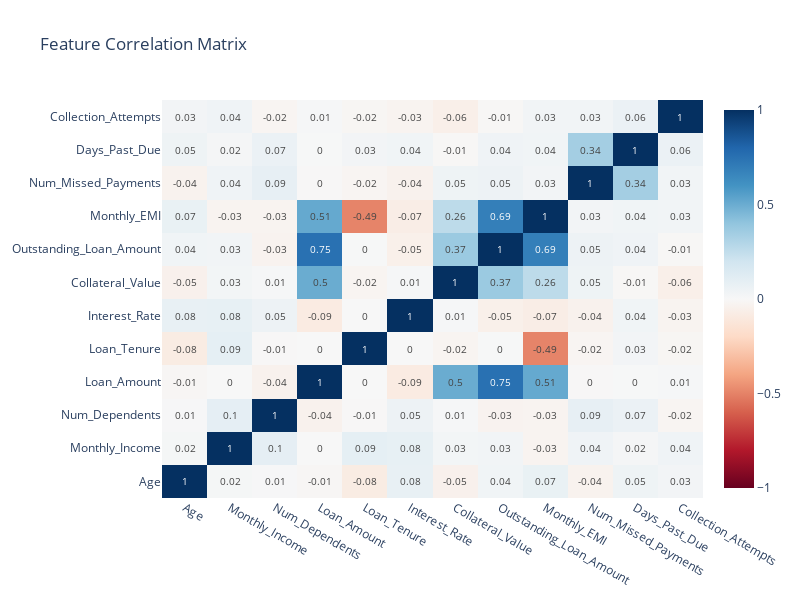

The code cell stored with this chart in its notebook:
### Code cell
import plotly.graph_objects as go
import plotly.express as px

# Add correlation heatmap using plotly
correlation_matrix = df.select_dtypes(include=[np.number]).corr()

fig = go.Figure(data=go.Heatmap(
    z=correlation_matrix,
    x=correlation_matrix.columns,
    y=correlation_matrix.columns,
    colorscale='RdBu',
    zmid=0,
    text=np.round(correlation_matrix.values, 2),
    texttemplate="%{text}",
    textfont={"size": 10},
    hoverongaps=False,
    hovertemplate='<b>%{x}</b> vs <b>%{y}</b><br>Correlation: %{z:.3f}<extra></extra>'
))

fig.update_layout(
    title='Feature Correlation Matrix',
    width=800,
    height=600,
    xaxis={'showgrid': False},
    yaxis={'showgrid': False}
)

fig.show()

### Figure 1 — Plotly figure (JSON) as saved in the notebook; plotly's stock layout.template omitted (floating-point values rounded to 4 significant figures; data arrays with more than 128 entries replaced by an {"elided": "..."} marker saying what was removed)
{"data": [{"colorscale": [[0, "rgb(103,0,31)"], [0.1, "rgb(178,24,43)"], [0.2, "rgb(214,96,77)"], [0.3, "rgb(244,165,130)"], [0.4, "rgb(253,219,199)"], [0.5, "rgb(247,247,247)"], [0.6, "rgb(209,229,240)"], [0.7, "rgb(146,197,222)"], [0.8, "rgb(67,147,195)"], [0.9, "rgb(33,102,172)"], [1, "rgb(5,48,97)"]], "hoverongaps": false, "hovertemplate": "<b>%{x}</b> vs <b>%{y}</b><br>Correlation: %{z:.3f}<extra></extra>", "text": {"elided": "12x12 float values"}, "textfont": {"size": 10}, "texttemplate": "%{text}", "type": "heatmap", "x": ["Age", "Monthly_Income", "Num_Dependents", "Loan_Amount", "Loan_Tenure", "Interest_Rate", "Collateral_Value", "Outstanding_Loan_Amount", "Monthly_EMI", "Num_Missed_Payments", "Days_Past_Due", "Collection_Attempts"], "y": ["Age", "Monthly_Income", "Num_Dependents", "Loan_Amount", "Loan_Tenure", "Interest_Rate", "Collateral_Value", "Outstanding_Loan_Amount", "Monthly_EMI", "Num_Missed_Payments", "Days_Past_Due", "Collection_Attempts"], "z": {"elided": "12x12 float values"}, "zmid": 0}], "layout": {"height": 600, "title": {"text": "Feature Correlation Matrix"}, "width": 800, "xaxis": {"showgrid": false}, "yaxis": {"showgrid": false}}}
